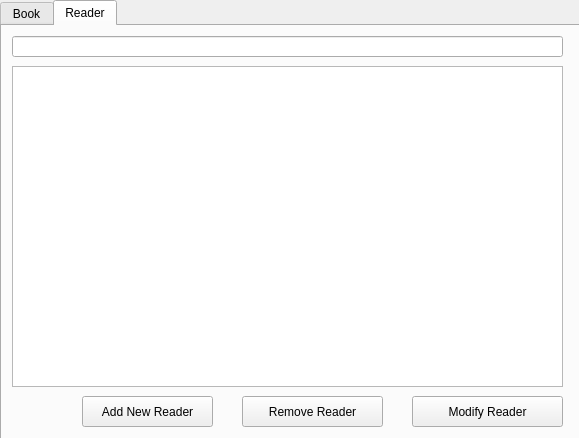
<?xml version="1.0" encoding="UTF-8"?>
<ui version="4.0">
 <class>AdminWindow</class>
 <widget class="QWidget" name="AdminWindow">
  <property name="geometry">
   <rect>
    <x>0</x>
    <y>0</y>
    <width>579</width>
    <height>438</height>
   </rect>
  </property>
  <property name="windowTitle">
   <string>Administrator</string>
  </property>
  <widget class="QTabWidget" name="tabWidget">
   <property name="geometry">
    <rect>
     <x>0</x>
     <y>0</y>
     <width>581</width>
     <height>441</height>
    </rect>
   </property>
   <property name="currentIndex">
    <number>1</number>
   </property>
   <widget class="QWidget" name="bookTab">
    <attribute name="title">
     <string>Book</string>
    </attribute>
    <widget class="QLineEdit" name="bookSearchEdit">
     <property name="geometry">
      <rect>
       <x>10</x>
       <y>10</y>
       <width>551</width>
       <height>21</height>
      </rect>
     </property>
    </widget>
    <widget class="QTableView" name="bookTable">
     <property name="geometry">
      <rect>
       <x>9</x>
       <y>40</y>
       <width>551</width>
       <height>321</height>
      </rect>
     </property>
    </widget>
    <widget class="QPushButton" name="addBookButton">
     <property name="geometry">
      <rect>
       <x>220</x>
       <y>370</y>
       <width>131</width>
       <height>31</height>
      </rect>
     </property>
     <property name="text">
      <string>Add New Book</string>
     </property>
    </widget>
    <widget class="QPushButton" name="removeBookButton">
     <property name="geometry">
      <rect>
       <x>410</x>
       <y>370</y>
       <width>151</width>
       <height>31</height>
      </rect>
     </property>
     <property name="text">
      <string>Remove Old Book</string>
     </property>
    </widget>
   </widget>
   <widget class="QWidget" name="readerTab">
    <attribute name="title">
     <string>Reader</string>
    </attribute>
    <widget class="QLineEdit" name="readerSearchEdit">
     <property name="geometry">
      <rect>
       <x>10</x>
       <y>10</y>
       <width>551</width>
       <height>21</height>
      </rect>
     </property>
    </widget>
    <widget class="QTableView" name="readerTable">
     <property name="geometry">
      <rect>
       <x>10</x>
       <y>40</y>
       <width>551</width>
       <height>321</height>
      </rect>
     </property>
    </widget>
    <widget class="QPushButton" name="addReaderButton">
     <property name="geometry">
      <rect>
       <x>80</x>
       <y>370</y>
       <width>131</width>
       <height>31</height>
      </rect>
     </property>
     <property name="text">
      <string>Add New Reader</string>
     </property>
    </widget>
    <widget class="QPushButton" name="removeReaderButton">
     <property name="geometry">
      <rect>
       <x>240</x>
       <y>370</y>
       <width>141</width>
       <height>31</height>
      </rect>
     </property>
     <property name="text">
      <string>Remove Reader</string>
     </property>
    </widget>
    <widget class="QPushButton" name="modifyReaderButton">
     <property name="geometry">
      <rect>
       <x>410</x>
       <y>370</y>
       <width>151</width>
       <height>31</height>
      </rect>
     </property>
     <property name="text">
      <string>Modify Reader</string>
     </property>
    </widget>
   </widget>
  </widget>
 </widget>
 <resources/>
 <connections/>
</ui>
